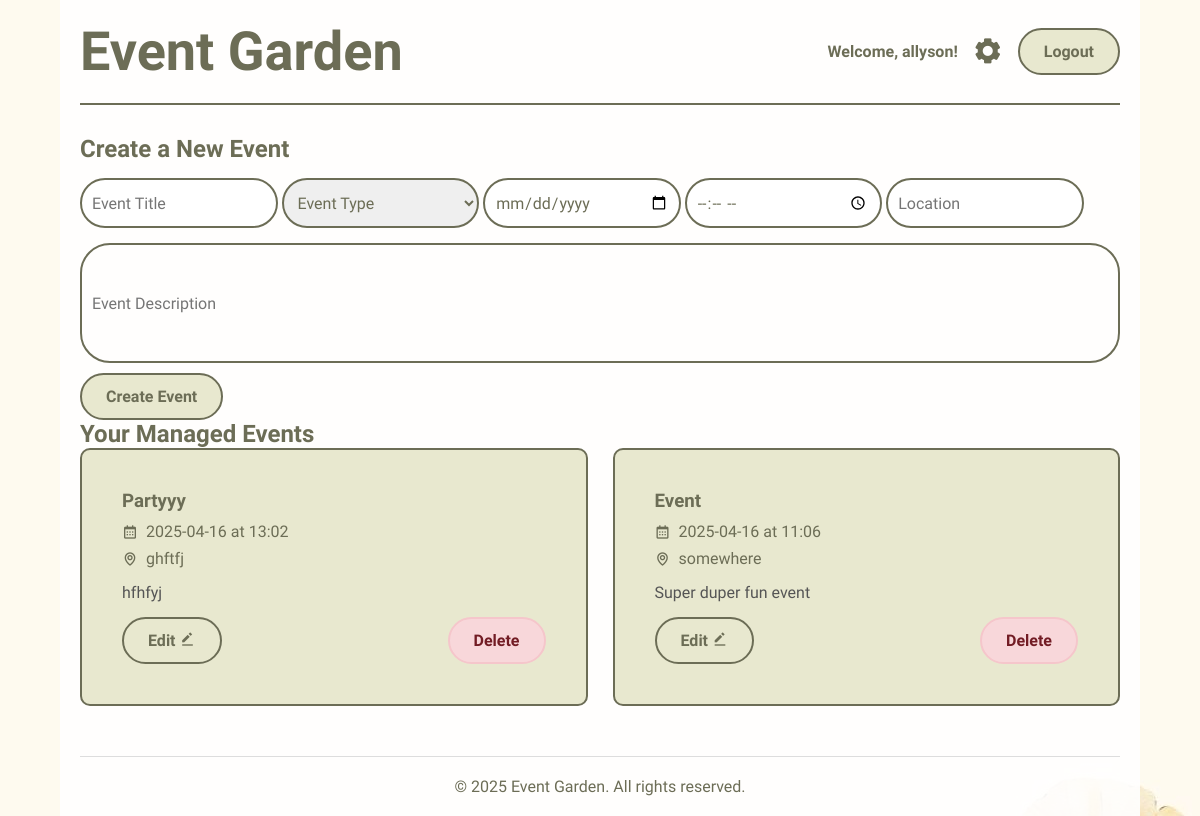
The page /manager_dashboard (signed in) on the database its author committed.
### main.py (models this page shows, shortened)
class User(db.Model):
    id = db.Column(db.Integer, primary_key=True)
    username = db.Column(db.String(80), unique=True, nullable=False)
    email = db.Column(db.String(120), unique=True, nullable=False)
    password_hash = db.Column(db.String(128), nullable=False)
    role = db.Column(db.String(20), default='user')  # 'user' or 'manager'

class Event(db.Model):
    id = db.Column(db.Integer, primary_key=True)
    title = db.Column(db.String(100), nullable=False)
    description = db.Column(db.Text, nullable=False)
    date = db.Column(db.String(20), nullable=False)
    time = db.Column(db.String(20), nullable=False)
    location = db.Column(db.String(120), nullable=False)
    manager_id = db.Column(db.Integer, db.ForeignKey('user.id'), nullable=False)

### main.py (the view)
@app.route('/manager_dashboard')
def manager_dashboard():
    if not session.get('is_manager'):
        flash('Unauthorized access', 'danger')
        return redirect(url_for('home'))
    manager = User.query.filter_by(username=session['username']).first()
    events = Event.query.filter_by(manager_id=manager.id).all()
    return render_template('manager_landing.html', manager_events=events)

### templates/manager_landing.html (shortened to what this page needs)
<!DOCTYPE html>
<html lang="en">
<head>
    <link rel="stylesheet" href="{{ url_for('static', filename='styles.css') }}">
    <link href='https://unpkg.com/boxicons@2.1.4/css/boxicons.min.css' rel='stylesheet'>
</head>
<body>
    <div class="dashboard-container">
        <header class="dashboard-header">
            <h1>Event Garden</h1>
            <div class="user-controls">
                <span>Welcome, {{ session.username }}!</span>
                <a href="{{ url_for('usersettings') }}"><i class='bx bxs-cog' ></i></a>
                <a href="{{ url_for('logout') }}" class="button">Logout</a>
            </div>
        </header>
        <main>
            <section class="create-event-section">
                <h2>Create a New Event</h2>
                <form action="{{ url_for('create_event') }}" method="POST" class="create-event-form">
                    <input class="event_input_box" type="text" name="title" placeholder="Event Title" required>
                    <select class="event_input_box" name="event_type" placeholder="Event Type" required>
                        <option value="" disabled selected>Event Type</option>
                    </select>
                    <input class="event_input_box" type="date" name="date" required>
                    <input class="event_input_box" type="time" name="time" required>
                    <input class="event_input_box" type="text" name="location" placeholder="Location" required>
                    <input class="big_input_box" name="description" placeholder="Event Description" required>
                    <button type="submit" class="button">Create Event</button>
                </form>
            </section>
            <section class="manager-section">
                <h2>Your Managed Events</h2>
                <div class="events-grid">
                    {% for event in manager_events %}
                    <div class="event-card manager-card">
                        <div class="event-details">
                            <h3>{{ event.title }}</h3>
                            <p><i class='bx bx-calendar'></i> {{ event.date }} at {{ event.time }}</p>
                            <p><i class='bx bx-map'></i> {{ event.location }}</p>
                            <p class="event-description">{{ event.description }}</p>
                            <div class="event-actions">
                                <a href="{{ url_for('edit_event', event_id=event.id) }}" class="button">Edit <i class='bx bxs-edit-alt'></i></a>
                                <a href="{{ url_for('delete_event', event_id=event.id) }}" class="button danger">Delete</a>
                            </div>
                        </div>
                    </div>
                    {% else %}
                    <p>You haven’t created any events yet.</p>
                    {% endfor %}
                </div>
            </section>
        </main>
        <footer>
            <p>&copy; 2025 Event Garden. All rights reserved.</p>
        </footer>
    </div>
</body>
</html>

### static/styles.css (style rules this page uses)
* { margin: 0; padding: 0; font-family: "Winky Sans", sans-serif; box-sizing: border-box; }
body { background-size: cover; color: #6c6d56; min-height: 100vh; display:flex; justify-content:center; align-items:center; min-height: 100vh; background: url("floralBackground.jpg") no-repeat; background-position:center; }
h1, h2, h3 { color: #6c6d56; }
.button { display: inline-block; padding: 12px 24px; background: #e8e8cf; border: 2px solid #6c6d56; border-radius: 30px; cursor: pointer; font-size: 16px; font-weight: 600; color: #6c6d56; text-align: center; transition: all 0.3s ease; text-decoration: none; }
.danger { background-color: #f8d7da; color: #721c24; border-color: #f5c6cb; }
.event_input_box { position: relative; width: 19%; height: 50px; margin: 15px 0; border: 2px solid #6c6d56; border-radius: 30px; font-size: 16px; color: #6c6d56; padding: 10px 10px 10px 10px; }
.big_input_box { width: 100%; height: 120px; background: transparent; outline: none; border: 2px solid #6c6d56; border-radius: 30px; font-size: 16px; color: #6c6d56; padding: 10px 10px 10px 10px; margin:0px 10px 10px 0px }
.user-controls i { font-size: 30px; color: #6c6d56; }
.dashboard-container { max-width: 90%; min-width:55%; margin: 0 auto; padding: 20px; background-color: rgba(255, 255, 255, 0.9); min-height: 100vh; }
.dashboard-header { display: flex; justify-content: space-between; align-items: center; margin-bottom: 30px; padding-bottom: 20px; border-bottom: 2px solid #6c6d56; }
.dashboard-header h1 { font-size:54px; font-family: "Charm", cursive; }
.user-controls { display: flex; gap: 15px; align-items: center; }
.user-controls span { font-weight: 600; color: #6c6d56; }
.events-grid { display: grid; grid-template-columns: repeat(auto-fill, minmax(350px, 1fr)); gap: 25px; }
.event-card { background: #e8e8cf; border-radius: 10px; overflow: hidden; border: 2px solid #6c6d56; transition: transform 0.3s ease; }
.event-details { padding: 20px; }
.event-details h3 { margin-bottom: 10px; color: #6c6d56; }
.event-details p { margin: 8px 0; display: flex; align-items: center; gap: 8px; }
.event-description { margin: 15px 0 !important; color: #555; }
.event-actions { display: flex; justify-content: space-between; align-items: center; margin-top: 15px; }
.manager-card { padding: 20px; }
footer { text-align: center; margin-top: 50px; padding-top: 20px; border-top: 1px solid #ddd; }

### rows shown on the page
User: username "allyson"
Event: title "Partyyy", date "2025-04-16", time "13:02", location "ghftfj", description "hfhfyj"
Event: title "Event", date "2025-04-16", time "11:06", location "somewhere", description "Super duper fun event"
